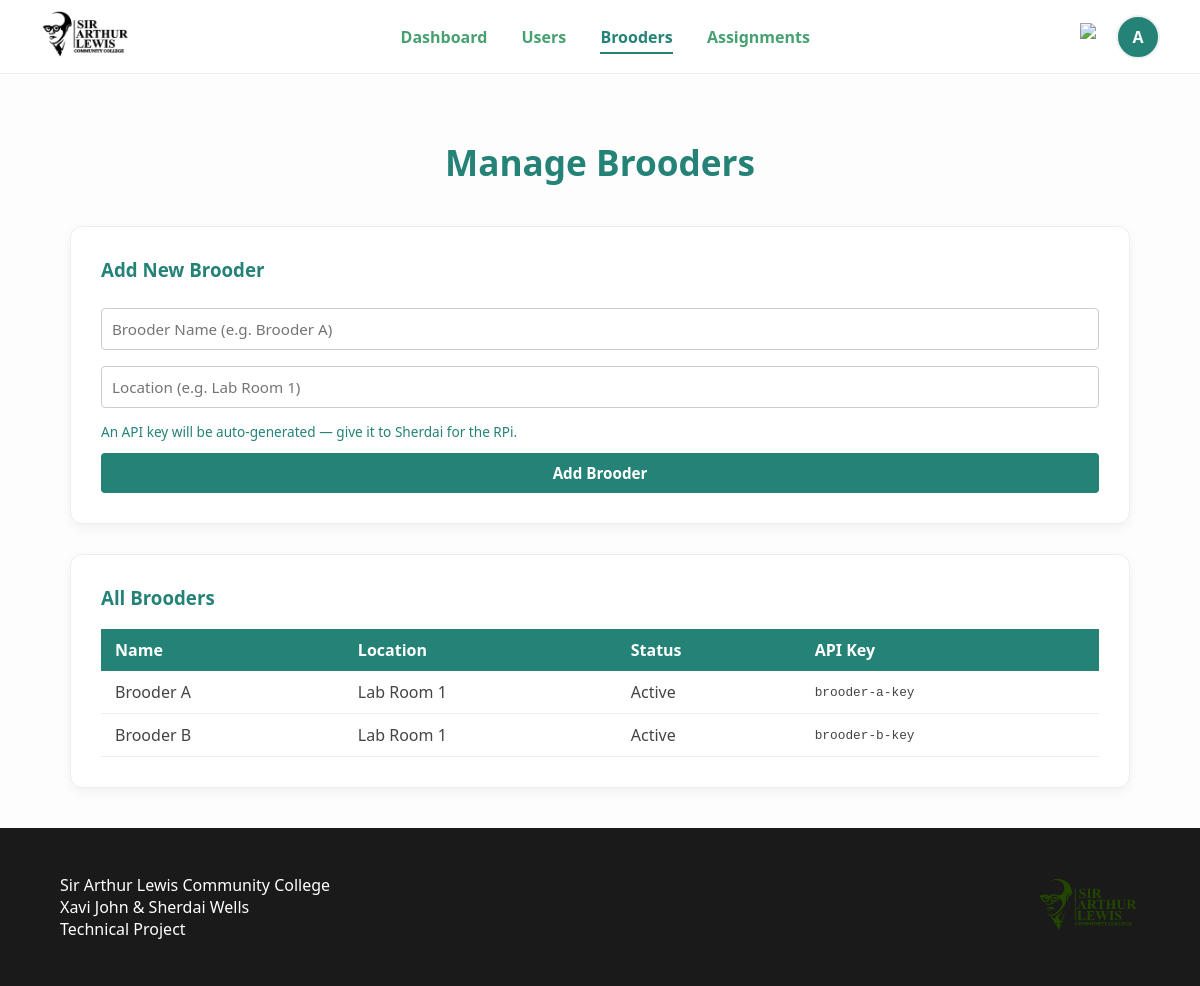
The page /admin/manage_brooders.php (signed in) on the database its author committed.
### tables this page shows
CREATE TABLE IF NOT EXISTS brooders (
    brooder_id INT NOT NULL AUTO_INCREMENT,
    name       VARCHAR(100) NOT NULL,
    location   VARCHAR(150) DEFAULT NULL,
    api_key    VARCHAR(64) NOT NULL UNIQUE,
    status     ENUM('active','inactive') NOT NULL DEFAULT 'active',
    created_at TIMESTAMP NOT NULL DEFAULT CURRENT_TIMESTAMP,
    PRIMARY KEY (brooder_id)
);

### admin/manage_brooders.php (the view, shortened to what this page needs)
<?php
require_once "../auth/connectdb.php";
$brooders = $conn->query("SELECT * FROM brooders ORDER BY created_at DESC");
?>
<!DOCTYPE html>
<html id="top">
<head>
    <link rel="stylesheet" href="/style.css">
</head>
<body>
<?php include "navbar.php"; ?>
<div class="container">
    <h1>Manage Brooders</h1>
    <div class="card" style="margin-bottom:30px;">
        <h3>Add New Brooder</h3>
        <form method="post">
            <input type="text" name="name"     placeholder="Brooder Name (e.g. Brooder A)" class="input-box" required>
            <input type="text" name="location" placeholder="Location (e.g. Lab Room 1)"    class="input-box">
            <p style="font-size:0.85rem; color:var(--teal); margin:6px 0;">An API key will be auto-generated — give it to Sherdai for the RPi.</p>
            <button type="submit" class="btn">Add Brooder</button>
        </form>
    </div>
    <div class="card">
        <h3>All Brooders</h3>
        <table>
            <tr><th>Name</th><th>Location</th><th>Status</th><th>API Key</th></tr>
            <?php while ($b = $brooders->fetch_assoc()): ?>
            <tr>
                <td><?php echo htmlspecialchars($b["name"]); ?></td>
                <td><?php echo htmlspecialchars($b["location"] ?? "—"); ?></td>
                <td style="text-transform:capitalize;"><?php echo htmlspecialchars($b["status"]); ?></td>
                <td style="font-family:monospace; font-size:0.8rem;"><?php echo htmlspecialchars($b["api_key"] ?? "—"); ?></td>
            </tr>
            <?php endwhile; ?>
        </table>
    </div>
</div>
<?php include "../auth/footer.php"; ?>
</body>
</html>

### style.css (style rules this page uses)
:root { --teal: #248277; --green: #47a070; }
html { scroll-behavior: smooth; }
body { font-family: 'Segoe UI', Tahoma, Geneva, Verdana, sans-serif; margin: 0; display: flex; flex-direction: column; min-height: 100vh; background: #fdfdfd; color: var(--green); }
.container { flex: 1; padding: 40px 20px; max-width: 1100px; margin: 0 auto; width: 100%; box-sizing: border-box; }
h1 { color: var(--teal); font-size: 2.2rem; text-align: center; margin-bottom: 40px; }
h3 { color: var(--teal); margin-top: 0; }
.card { background: #ffffff; padding: 30px; border-radius: 12px; box-shadow: 0 4px 12px rgba(0,0,0,0.05); border: 1px solid #eeeeee; transition: transform 0.2s; }
.input-box { width: 100%; padding: 10px; margin: 8px 0; border: 1px solid #cccccc; border-radius: 4px; box-sizing: border-box; color: var(--green); font-family: inherit; font-size: 0.95rem; }
.btn { background: var(--teal); color: white; border: none; padding: 10px 20px; border-radius: 4px; cursor: pointer; font-weight: bold; font-family: inherit; font-size: 0.95rem; transition: background 0.2s; width: 100%; margin-top: 6px; }
table { width: 100%; border-collapse: collapse; margin-top: 10px; }
th { background: var(--teal); color: white; padding: 10px 14px; text-align: left; }
td { padding: 10px 14px; border-bottom: 1px solid #eeeeee; color: #444; }

### rows shown on the page
brooders: name "Brooder A", location "Lab Room 1", status "Active", api_key "brooder-a-key"
brooders: name "Brooder B", location "Lab Room 1", status "Active", api_key "brooder-b-key"

### other values the page prints
$current_initial "A"
